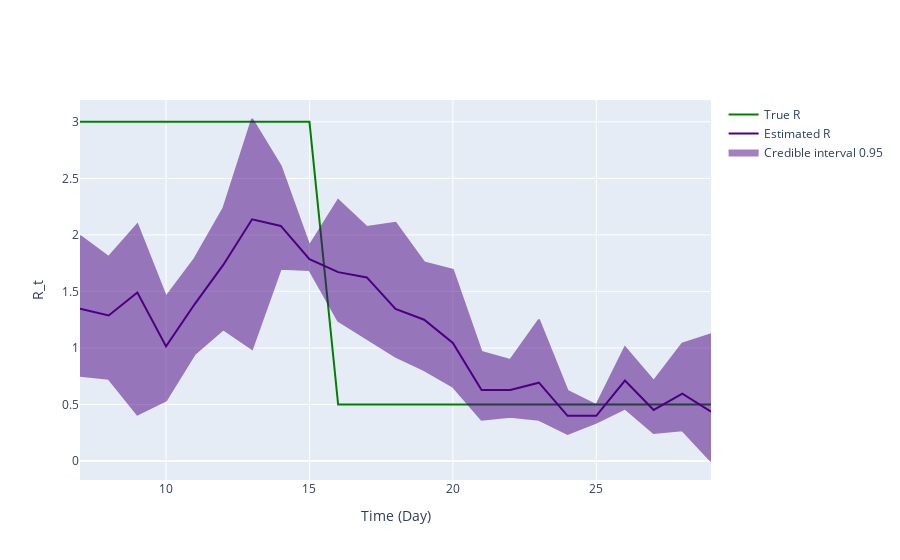

The code cell stored with this chart in its notebook:
### Markdown cell above
## Inference plot using class method results

### Code cell
fig = ReproductionNumberPlot()

fig.add_ground_truth_rt(ground_truth)
fig.add_interval_rt(new_intervals)

fig.update_labels(time_label='Time (Day)', r_label='R_t')

fig.show_figure()

### Figure 1 — Plotly figure (JSON) as saved in the notebook; plotly's stock layout.template omitted (floating-point values rounded to 4 significant figures)
{"data": [{"line": {"color": "green"}, "mode": "lines", "name": "True R", "type": "scatter", "x": [7, 8, 9, 10, 11, 12, 13, 14, 15, 16, 17, 18, 19, 20, 21, 22, 23, 24, 25, 26, 27, 28, 29], "y": [3, 3, 3, 3, 3, 3, 3, 3, 3, 0.5, 0.5, 0.5, 0.5, 0.5, 0.5, 0.5, 0.5, 0.5, 0.5, 0.5, 0.5, 0.5, 0.5]}, {"line": {"color": "indigo"}, "mode": "lines", "name": "Estimated R", "type": "scatter", "x": [7, 8, 9, 10, 11, 12, 13, 14, 15, 16, 17, 18, 19, 20, 21, 22, 23, 24, 25, 26, 27, 28, 29], "y": [1.348, 1.288, 1.491, 1.014, 1.388, 1.737, 2.138, 2.079, 1.786, 1.671, 1.624, 1.344, 1.25, 1.045, 0.6276, 0.6275, 0.6924, 0.3993, 0.3996, 0.7121, 0.4518, 0.5956, 0.4371]}, {"fill": "toself", "fillcolor": "indigo", "line": {"color": "indigo"}, "mode": "lines", "name": "Credible interval 0.95", "opacity": 0.5, "type": "scatter", "x": [7, 8, 9, 10, 11, 12, 13, 14, 15, 16, 17, 18, 19, 20, 21, 22, 23, 24, 25, 26, 27, 28, 29, 29, 28, 27, 26, 25, 24, 23, 22, 21, 20, 19, 18, 17, 16, 15, 14, 13, 12, 11, 10, 9, 8, 7], "y": [1.991, 1.804, 2.093, 1.452, 1.791, 2.235, 3.025, 2.607, 1.904, 2.307, 2.07, 2.108, 1.756, 1.691, 0.9634, 0.8934, 1.25, 0.6209, 0.494, 1.006, 0.7078, 1.039, 1.121, 7.269e-05, 0.2722, 0.2481, 0.4638, 0.339, 0.2407, 0.3639, 0.3923, 0.3649, 0.6586, 0.804, 0.9229, 1.08, 1.24, 1.689, 1.701, 0.9905, 1.165, 0.9461, 0.5359, 0.4117, 0.7266, 0.755]}], "layout": {"hovermode": "x unified", "xaxis": {"title": {"text": "Time (Day)"}}, "yaxis": {"title": {"text": "R_t"}}}}
